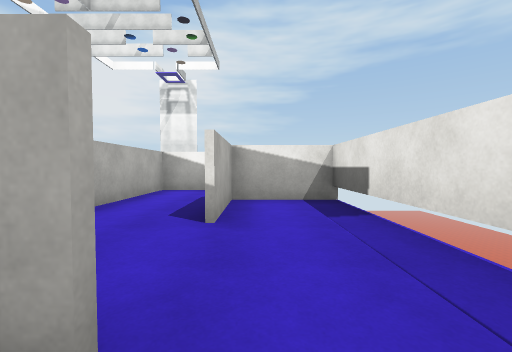
View 1 (above)

16 first-person views from a walk through a Unity game level. The camera is 1.2 m above the floor, tilts 2° down and sees 90° across. The floor is counted in squares, 2 m on a side. Each view is taken from the middle of a square. On the plan, view 1 faces up. The plan holds only what a view shows up to about 9 squares ahead; the rest is blank. The place goes on beyond the plan. The player character is not drawn. Surface patterns are stand-ins for the level's own textures.

View 2
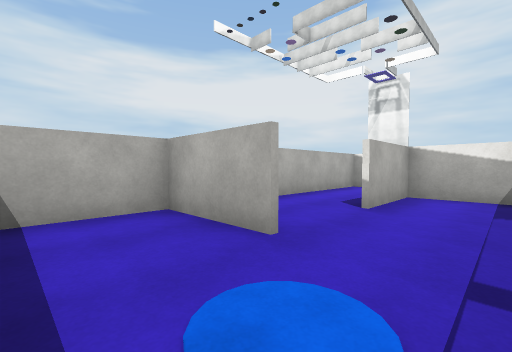

View 3
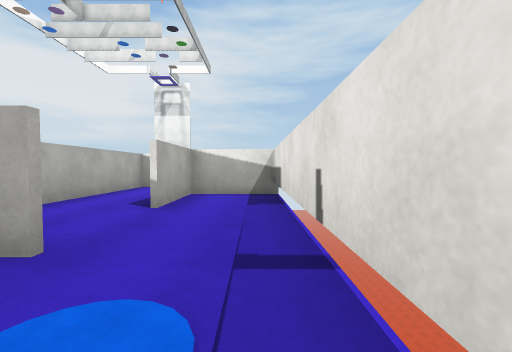

View 4
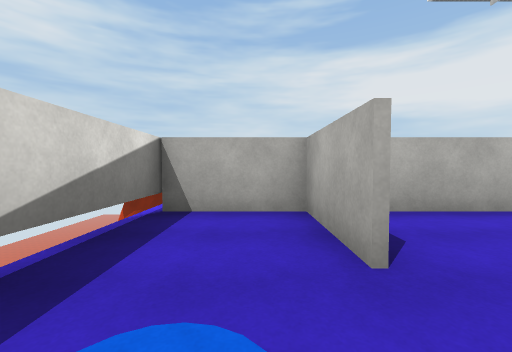

View 5
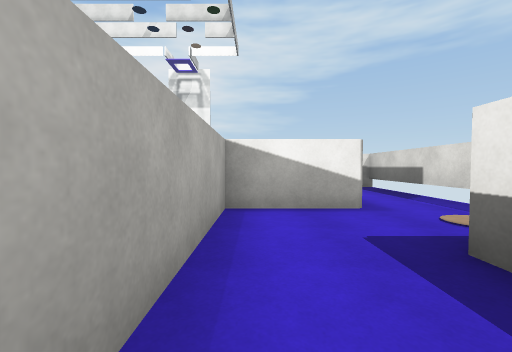

View 6
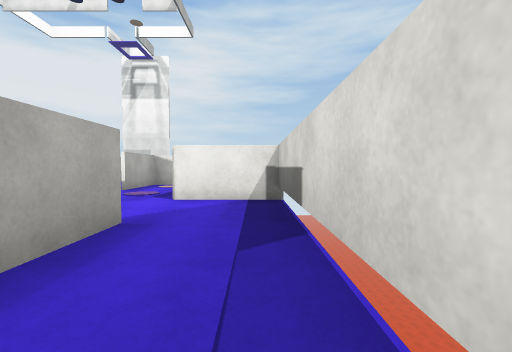

View 7
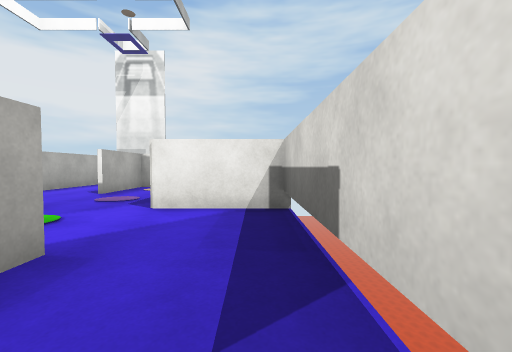

View 8
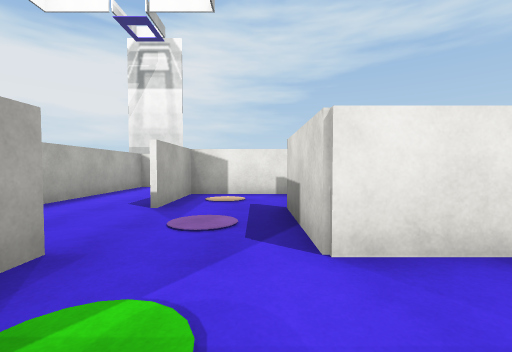

View 9
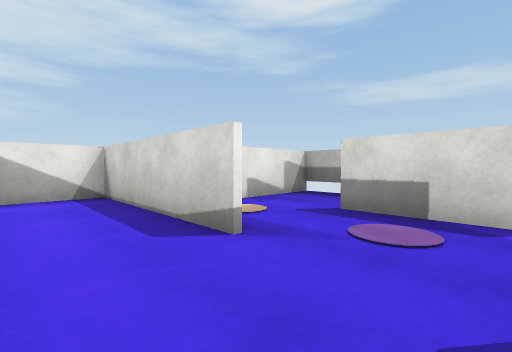

View 10
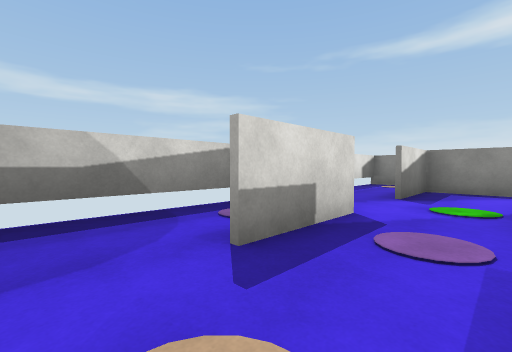

View 11
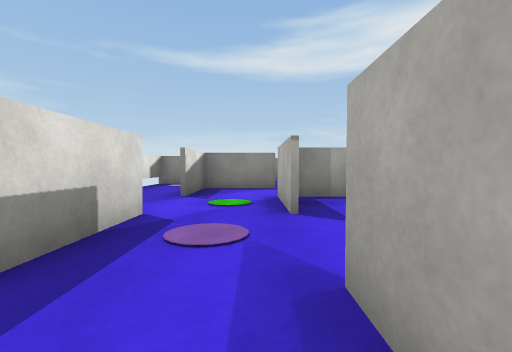

View 12
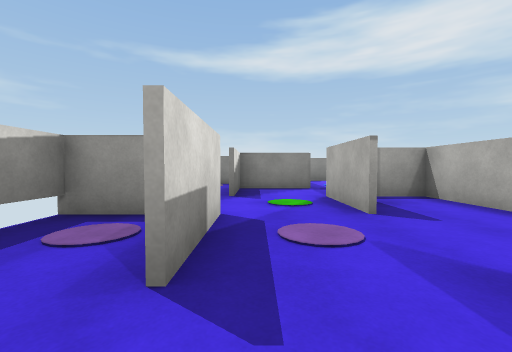

View 13
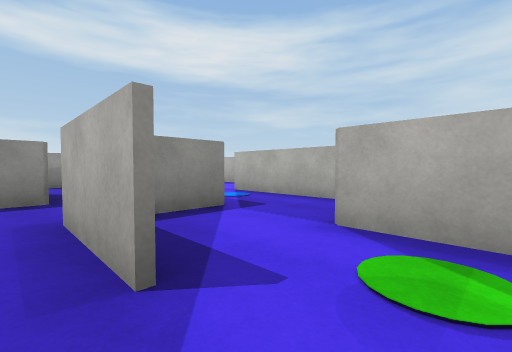

View 14
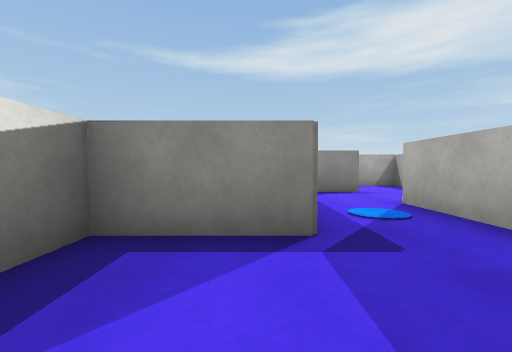

View 15
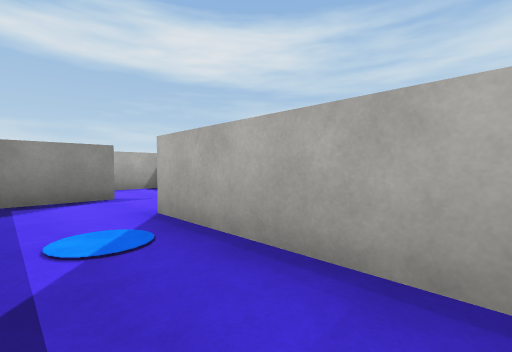

View 16
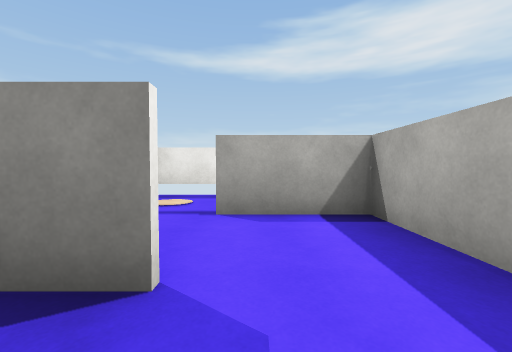

### Floor plan
Key: @ floor where view 1 was taken; # wall or solid block; . floor; v drop or lower ground.
Columns run from 7 left of view 1 to 2 right of it. Each row starts with its distance up from view 1.
 17   ###
 16   #.#
 15   #.#####
 14   #.#....#
 13   #.#....#
 12    ...#..#
 11    ...###
 10   #.#....#
  9   ###....#
  8   #...#..#
  7   #.###..#
  6   #.#....#
  5   #.#.###
  4   ..#.#..#
  3  ..##.#..#
  2 #...#....#
  1 ###.###..#
  0    .#..@.#
 -1    .#....#
 -2    #v###

Positions as (right, up) in squares from view 1, and headings:
1: (0, 0), facing up
2: (1, -1), facing up-left
3: (1, -1), facing up
4: (1, 0), facing left
5: (-2, 3), facing up
6: (1, 6), facing up
7: (1, 7), facing up
8: (-1, 9), facing up
9: (-4, 11), facing up-right
10: (-2, 14), facing down-right
11: (-2, 14), facing down
12: (-1, 14), facing down
13: (0, 10), facing down-left
14: (-2, 9), facing down
15: (-3, 8), facing down-left
16: (-5, 4), facing down
